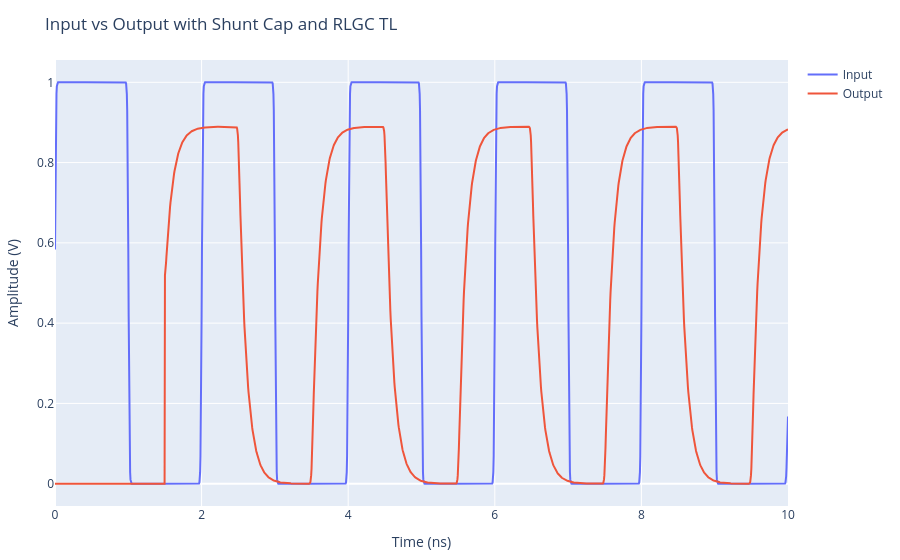

Here is the notebook cell this chart was saved with:
### Code cell
# -------------------------
# Run Simulation guassian input
# -------------------------
fs = 200e9
dt = 1/fs
Tsim = 10e-9
t = 0:dt:Tsim
f0 = 1e9
input = gaussian_edge_square_wave(t, f0; rise_time=50e-12)

# Block chain
params = TraceParams()
blocks = [
    Source(50.0, input),
    ShuntCap(2000e-15),  # 200 fF shunt cap
    DelayLine(params, fs, f0)
]

output = simulate_chain(blocks, collect(t))

compare_amplitude(input, output, f0, params)

# -------------------------
# Plot
# -------------------------
plt = PlotlyJS.plot([
    PlotlyJS.scatter(x=t .* 1e9, y=input, name="Input"),
    PlotlyJS.scatter(x=t .* 1e9, y=output, name="Output")
], Layout(title="Input vs Output with Shunt Cap and RLGC TL", xaxis_title="Time (ns)", yaxis_title="Amplitude (V)"))
display(plt)

### Figure 1 — Plotly figure (JSON) as saved in the notebook; plotly's stock layout.template omitted (floating-point values rounded to 4 significant figures; data arrays with more than 128 entries replaced by an {"elided": "..."} marker saying what was removed)
{"data": [{"name": "Input", "type": "scatter", "x": {"elided": "2001 float values"}, "y": {"elided": "2001 float values"}}, {"name": "Output", "type": "scatter", "x": {"elided": "2001 float values"}, "y": {"elided": "2001 float values"}}], "layout": {"margin": {"b": 50, "l": 50, "r": 50, "t": 60}, "title": "Input vs Output with Shunt Cap and RLGC TL", "xaxis": {"title": {"text": "Time (ns)"}}, "yaxis": {"title": {"text": "Amplitude (V)"}}}}
